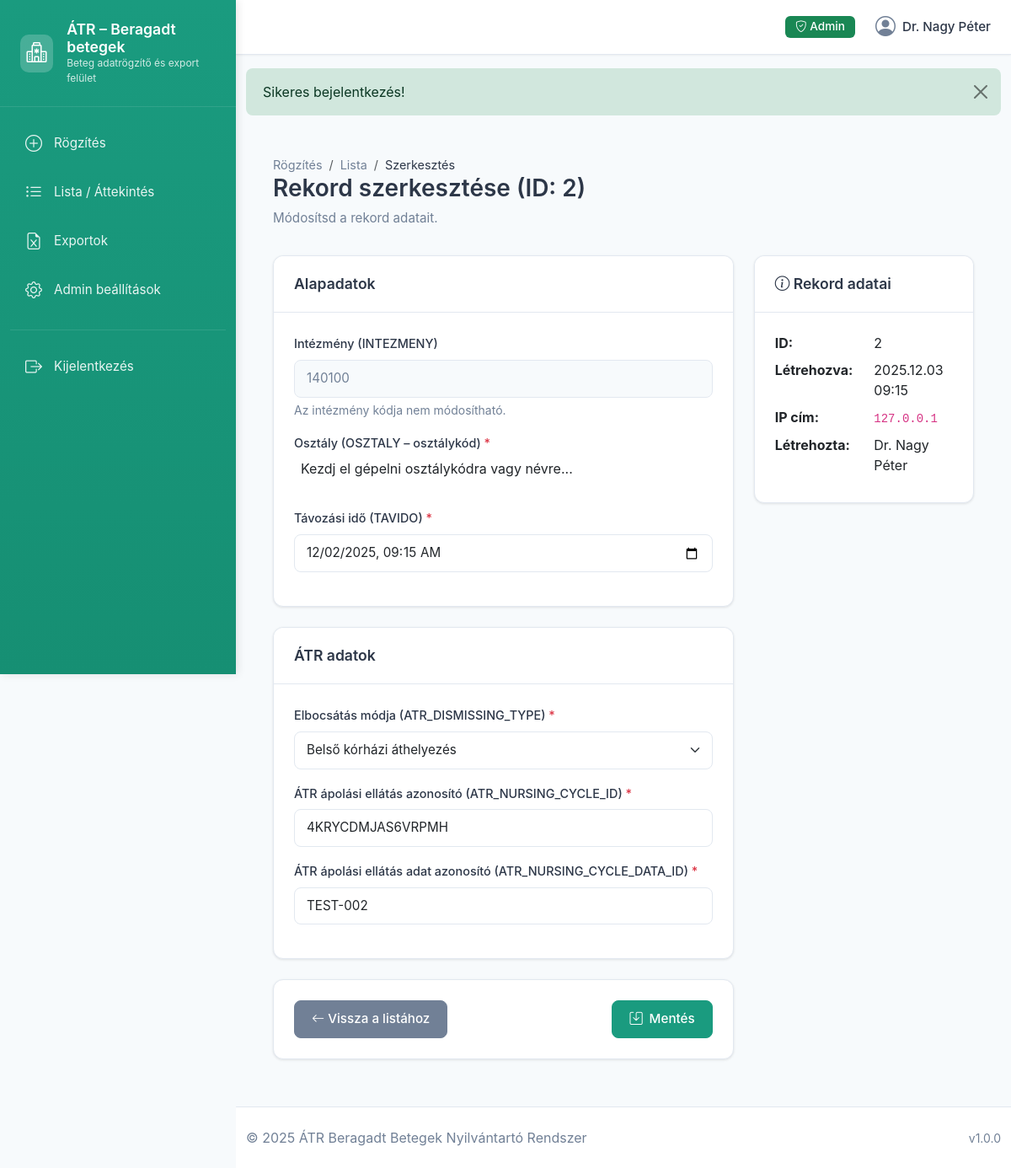
Screenshot of /edit.php?id=2 (signed in) with the database file from the repository.
### tables this page shows
CREATE TABLE IF NOT EXISTS atr_records (
    id INT AUTO_INCREMENT PRIMARY KEY,
    intezmeny VARCHAR(10) NOT NULL COMMENT 'Fixed value: 140100',
    osztaly VARCHAR(20) NOT NULL COMMENT '9 character NNGYK/NNK9 code',
    tavido DATETIME NOT NULL COMMENT 'Távozási idő',
    atr_dismissing_type VARCHAR(50) NOT NULL COMMENT 'Elbocsátás módja',
    atr_nursing_cycle_id VARCHAR(100) NULL DEFAULT NULL COMMENT 'ÁTR ápolási ciklus azonosító (opcionális)',
    atr_nursing_cycle_data_id VARCHAR(100) NOT NULL COMMENT 'ÁTR ápolási ciklus adat azonosító',
    created_ip VARCHAR(45) NOT NULL COMMENT 'IP address of creator (IPv4/IPv6)',
    created_at DATETIME NOT NULL DEFAULT CURRENT_TIMESTAMP,
    created_by_admin_id INT NULL COMMENT 'Admin who created this record',
    INDEX idx_osztaly (osztaly),
    INDEX idx_tavido (tavido),
    INDEX idx_created_at (created_at),
    INDEX idx_created_by_admin (created_by_admin_id),
    FOREIGN KEY (created_by_admin_id) REFERENCES admins(id) ON DELETE SET NULL
);

### public/edit.php (the view, shortened to what the rows shown need)
<?php
require_once __DIR__ . '/../config/database.php';
require_once __DIR__ . '/../includes/functions.php';
require_once __DIR__ . '/../models/AtrRecord.php';
$id = isset($_GET['id']) ? (int)$_GET['id'] : 0;
$atrRecord = new AtrRecord();
$record = $atrRecord->getById($id);
$dismissingTypes = AtrRecord::getDismissingTypes();
include __DIR__ . '/../includes/header.php';
?>
<div class="container-fluid">
    <div class="row">
        <div class="col-12">
            <div class="page-header">
                <nav aria-label="breadcrumb">
                    <ol class="breadcrumb">
                    </ol>
                </nav>
                <h1 class="page-title">Rekord szerkesztése (ID: <?= e($record['id']) ?>)</h1>
                <p class="page-subtitle">Módosítsd a rekord adatait.</p>
            </div>
        </div>
    </div>
    <form method="POST" action="edit.php?id=<?= $id ?>" id="atrForm">
        <div class="row">
            <div class="col-lg-8">
                <div class="card">
                    <div class="card-body">
                        <div class="mb-3">
                            <label for="intezmeny" class="form-label">
                                Intézmény (INTEZMENY)
                            </label>
                            <input
                                type="text"
                                class="form-control"
                                id="intezmeny"
                                value="<?= e($record['intezmeny']) ?>"
                                readonly
                                disabled
                            >
                            <div class="form-text">
                                Az intézmény kódja nem módosítható.
                            </div>
                        </div>
                        <div class="mb-3">
                            <label for="tavido" class="form-label">
                                Távozási idő (TAVIDO) <span class="text-danger">*</span>
                            </label>
                            <input
                                type="datetime-local"
                                class="form-control"
                                id="tavido"
                                name="tavido"
                                value="<?= formatDateTimeLocal($record['tavido']) ?>"
                                required
                            >
                        </div>
                    </div>
                </div>
                <div class="card">
                    <div class="card-body">
                        <div class="mb-3">
                            <label for="atr_dismissing_type" class="form-label">
                                Elbocsátás módja (ATR_DISMISSING_TYPE) <span class="text-danger">*</span>
                            </label>
                            <select
                                class="form-select"
                                id="atr_dismissing_type"
                                name="atr_dismissing_type"
                                required
                            >
                                <?php foreach ($dismissingTypes as $key => $label): ?>
                                    <option value="<?= e($key) ?>" <?= $record['atr_dismissing_type'] === $key ? 'selected' : '' ?>>
                                        <?= e($label) ?>
                                    </option>
                                <?php endforeach; ?>
                            </select>
                        </div>
                        <div class="mb-3">
                            <label for="atr_nursing_cycle_id" class="form-label">
                                ÁTR ápolási ellátás azonosító (ATR_NURSING_CYCLE_ID) <span class="text-danger">*</span>
                            </label>
                            <input
                                type="text"
                                class="form-control"
                                id="atr_nursing_cycle_id"
                                name="atr_nursing_cycle_id"
                                value="<?= e($record['atr_nursing_cycle_id']) ?>"
                                required
                            >
                        </div>
                        <div class="mb-3">
                            <label for="atr_nursing_cycle_data_id" class="form-label">
                                ÁTR ápolási ellátás adat azonosító (ATR_NURSING_CYCLE_DATA_ID) <span class="text-danger">*</span>
                            </label>
                            <input
                                type="text"
                                class="form-control"
                                id="atr_nursing_cycle_data_id"
                                name="atr_nursing_cycle_data_id"
                                value="<?= e($record['atr_nursing_cycle_data_id']) ?>"
                                required
                            >
                        </div>
                    </div>
                </div>
            </div>
            <div class="col-lg-4">
                <div class="card">
                    <div class="card-body">
                        <dl class="row mb-0">
                            <dt class="col-sm-6">ID:</dt>
                            <dd class="col-sm-6"><?= e($record['id']) ?></dd>
                            <dt class="col-sm-6">Létrehozva:</dt>
                            <dd class="col-sm-6"><?= formatDateTime($record['created_at']) ?></dd>
                            <dt class="col-sm-6">IP cím:</dt>
                            <dd class="col-sm-6"><code><?= e($record['created_ip']) ?></code></dd>
                            <?php if ($record['creator_name']): ?>
                            <dt class="col-sm-6">Létrehozta:</dt>
                            <dd class="col-sm-6"><?= e($record['creator_name']) ?></dd>
                            <?php endif; ?>
                        </dl>
                    </div>
                </div>
            </div>
        </div>
    </form>
</div>
<?php include __DIR__ . '/../includes/footer.php'; ?>

### includes/header.php (shortened to what the rows shown need)
<?php
require_once __DIR__ . '/../config/database.php';
require_once __DIR__ . '/functions.php';
$currentAdmin = getCurrentAdmin();
$isAdminUser = isAdmin();
?>
<!DOCTYPE html>
<html lang="hu">
<head>
    <link href="https://cdn.jsdelivr.net/npm/bootstrap@5.3.2/dist/css/bootstrap.min.css" rel="stylesheet">
    <link rel="stylesheet" href="https://cdn.jsdelivr.net/npm/bootstrap-icons@1.11.1/font/bootstrap-icons.css">
    <link href="https://cdn.jsdelivr.net/npm/select2@4.1.0-rc.0/dist/css/select2.min.css" rel="stylesheet" />
    <link href="https://cdn.jsdelivr.net/npm/select2-bootstrap-5-theme@1.3.0/dist/select2-bootstrap-5-theme.min.css" rel="stylesheet" />
    <link href="css/style.css" rel="stylesheet">
</head>
<body>
    <div class="wrapper">
        <div class="main-content">
            <header class="top-header">
                <div class="header-right">
                    <?php if ($isAdminUser): ?>
                        <span class="badge bg-success me-2">
                            <i class="bi bi-shield-check"></i> Admin
                        </span>
                        <div class="user-info">
                            <i class="bi bi-person-circle"></i>
                            <span class="user-name"><?= e($currentAdmin['display_name']) ?></span>
                        </div>
                    <?php else: ?>
                        <span class="badge bg-secondary me-2">
                            <i class="bi bi-person"></i> Normál
                        </span>
                    <?php endif; ?>
                </div>
            </header>
            <main class="content-area">

### rows the page displays
atr_records: created_by_admin.display_name "Dr. Nagy Péter", id "2", intezmeny "140100", tavido "12/02/2025 09:15", atr_dismissing_type "Belső kórházi áthelyezés", atr_nursing_cycle_id "4KRYCDMJAS6VRPMH", atr_nursing_cycle_data_id "TEST-002", created_at "2025.12.03 09:15", created_ip "127.0.0.1"

### other values shown
$flashMessage['message'] "Sikeres bejelentkezés!"
